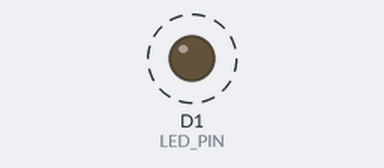
The program below on a simulated ESP8266 (Wemos D1 mini). Parts: output pins drawn as LEDs (lit = HIGH). Dashed ring = blinking. What the program prints to the serial monitor is not drawn.

Above: at 0.5 s.
Timing chart, 0 to 4.6 s (numbered marks = the images above):
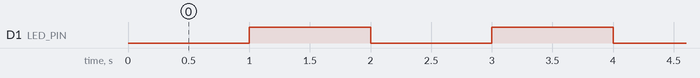

The program:

main.cpp
```cpp
#include <Arduino.h>

const unsigned int LED_PIN = D1;
const unsigned int TIME_WAIT = 1000;

unsigned long millis_current;
unsigned long millis_previous = 0;

bool isOn;

void setup() {
  Serial.begin(115200);
  pinMode(LED_PIN, OUTPUT);
  digitalWrite(LED_PIN, LOW);
  isOn = false;
}

void loop() {
  millis_current = millis();
  if(millis_current - millis_previous >= TIME_WAIT) {
    Serial.print("Schalte LED ");
    if(isOn) {
      Serial.println("aus.");
      digitalWrite(LED_PIN, LOW);
    }
    else {
      Serial.println("ein.");
      digitalWrite(LED_PIN, HIGH);
    }
    isOn = !isOn;
    millis_previous = millis_current;
  }
}
```

Measured:
- by itself, D1 (LED_PIN): alternates HIGH for 1.0 s and LOW for 1.0 s
